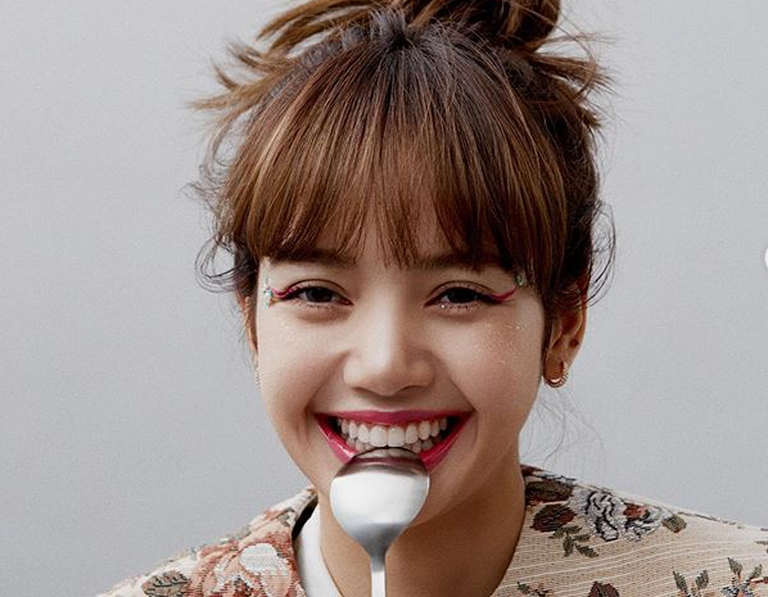
#> input picture static/img2.png, 768 x 597 px, found by its file name
$ python canvas.py
#> lines starting #> are read from the running program, lines starting #| are printed output that depends on the picture; after the words box and inside, x2 and y2 are one past the last pixel; in counts of white or black regions, pixels touching at a corner belong together
import cv2
import math
import numpy as np

def canvas_right(img, alpha, size=30):
    h, w, _ =img.shape
    img_crop=img[:, w-size:w,:]
    h, w, c=img_crop.shape
    img_crop=cv2.flip(img_crop, 1)
    img_blend=np.zeros((h, w, c), dtype=np.uint8)
    img_crop = cv2.addWeighted(img_crop, 0.6, img_blend, 0.4, 0.0)

    alpha=math.pi/4-alpha
    pts_src=[]
    pts_src.append([0,0])
    pts_src.append([0,h])
    pts_src.append([w,0])
    pts_src.append([w,h])

    pts_dst=[]
    pts_dst.append([0,0])
    pts_dst.append([0,h])
    pts_dst.append([w*math.cos(alpha),w*math.sin(alpha)])
    pts_dst.append([w*math.cos(alpha),h-w*math.sin(alpha)])

    homo, status = cv2.findHomography(np.array(pts_src), np.array(pts_dst))
    im_mask = cv2.warpPerspective(img_crop, homo, (int(w*math.cos(alpha)),h), borderValue=(255,255,255))
    return im_mask

def canvas_left(img, alpha):
    h, w, _ = img.shape
    pts_src=[]
    pts_src.append([0,0])
    pts_src.append([0,h])
    pts_src.append([w,0])
    pts_src.append([w,h])

    pts_dst=[]
    pts_dst.append([w*(1-math.cos(alpha)),w*math.sin(alpha)])
    pts_dst.append([w*(1-math.cos(alpha)),h-w*math.sin(alpha)])
    pts_dst.append([w,0])
    pts_dst.append([w,h])

    homo, status = cv2.findHomography(np.array(pts_src), np.array(pts_dst))
    im_mask = cv2.warpPerspective(img, homo, (int(w*(1-math.cos(alpha))),h), borderValue=(255,255,255))
    return im_mask

def append_img(imgl, imgr):
    hl,wl,cl=imgl.shape
    hr,wr,cr=imgr.shape
    assert hl==hr
    assert cl==cr
    new_img=np.ones((hl,wl+wr, cl), dtype=np.uint8)*255
    new_img[:,:wl,:]=imgl
    new_img[:,wl:,:]=imgr
    return new_img

if __name__ == "__main__":
    img=cv2.imread("static/img2.png")
#> img is the input picture: shape (597, 768, 3); mean B, G, R 138.2, 142.6, 156.7
    h, w, c = img.shape
#> h = 597; w = 768; c = 3
    alpha=math.pi/180*max(h, w)/min(h,w)
#> alpha = 0.0225
    _canvas_left=canvas_left(img, alpha)
#> in canvas_left, `im_mask = cv2.warpPerspective(img, homo, (int(w*(1-math.cos(alpha))),h..`:
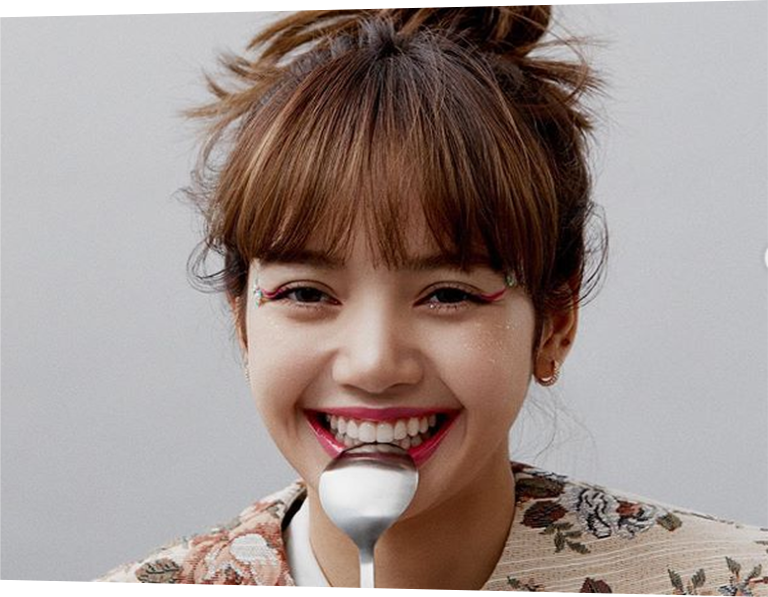
#> im_mask: shape (597, 768, 3); mean B, G, R 141.1, 145.3, 159.2
    _canvas_right=canvas_right(img, alpha)
#> in canvas_right, `img_crop=img[:, w-size:w,:]`:
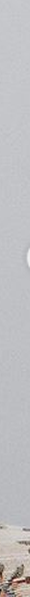
#> img_crop: shape (597, 30, 3); mean B, G, R 192.6, 190.2, 190.8
#> in canvas_right, `img_crop=cv2.flip(img_crop, 1)`:
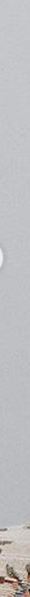
#> img_crop: shape (597, 30, 3); mean B, G, R 192.6, 190.2, 190.8
#> in canvas_right, `img_crop = cv2.addWeighted(img_crop, 0.6, img_blend, 0.4, 0.0)`:
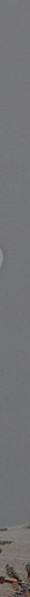
#> img_crop: shape (597, 30, 3); mean B, G, R 115.6, 114.1, 114.5
#> in canvas_right, `im_mask = cv2.warpPerspective(img_crop, homo, (int(w*math.cos(alpha)),..`:
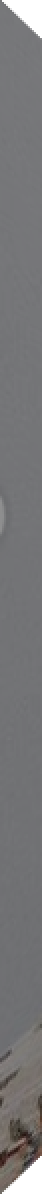
#> im_mask: shape (597, 21, 3) (shown 2 times larger); mean B, G, R 120.1, 118.7, 119.1
    result=append_img(_canvas_left, _canvas_right)
#> in append_img, `new_img[:,:wl,:]=imgl`:
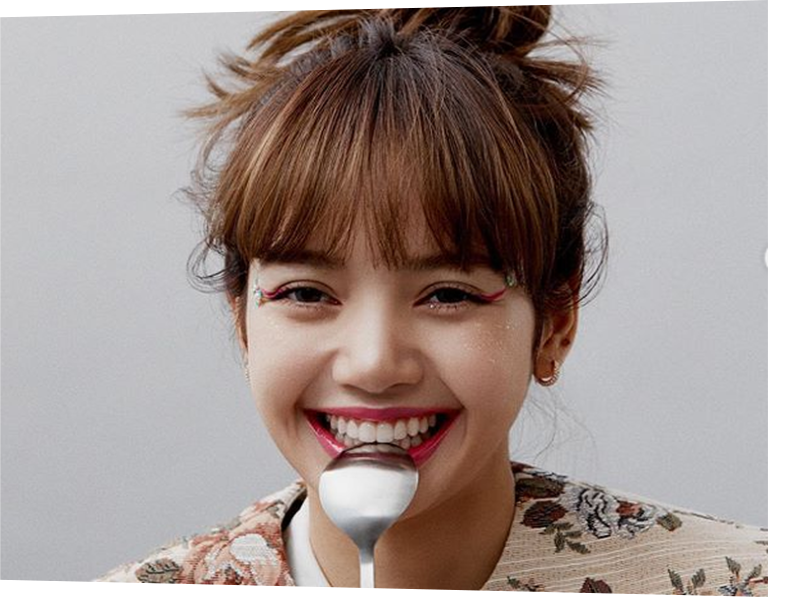
#> new_img: shape (597, 789, 3); mean B, G, R 144.1, 148.2, 161.7
#> in append_img, `new_img[:,wl:,:]=imgr`:
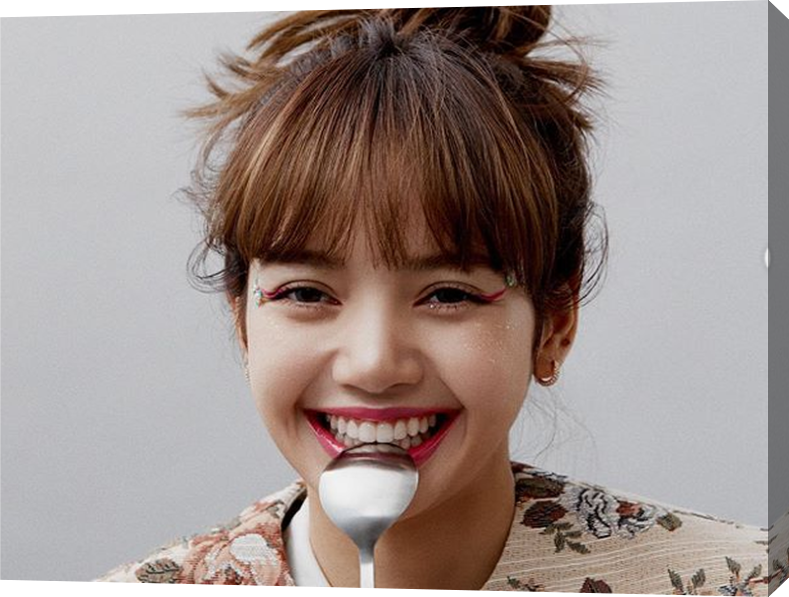
#> new_img: shape (597, 789, 3); 2.58% of pixels changed, all inside (x1, y1, x2, y2) = (768, 0, 789, 597)
    print(result)
#> (printed output is left out)
    cv2.imwrite("output.png",result)
    cv2.imshow("input", result)
    cv2.waitKey()
